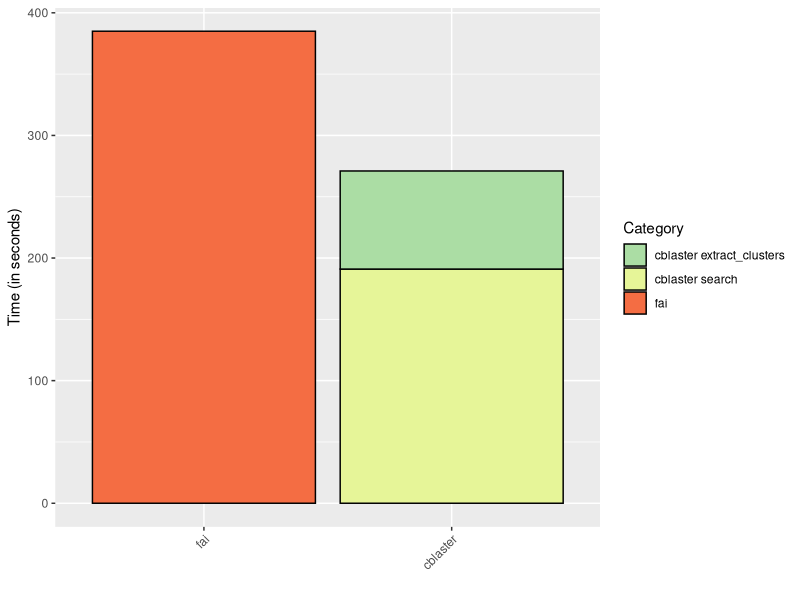

Source code (R):
library(ggplot2)

dat <- read.table('Search_Data.txt', header=T, sep='\t')

colors <- c('#ABDDA4', '#E6F598', '#F46D43')
names(colors) <- c('cblaster extract_clusters', 'cblaster search', 'fai')
pdf('Search_Data.pdf', height=4, width=5)
ggplot(dat, aes(x=reorder(Method, Ord), y=Value, fill=Category)) + geom_bar(stat='identity', color='#000000') + xlab("") + ylab("Time (in seconds)") + theme(axis.text.x = element_text(angle = 45, vjust = 1, hjust=1)) + scale_fill_manual(values=colors)
dev.off()



